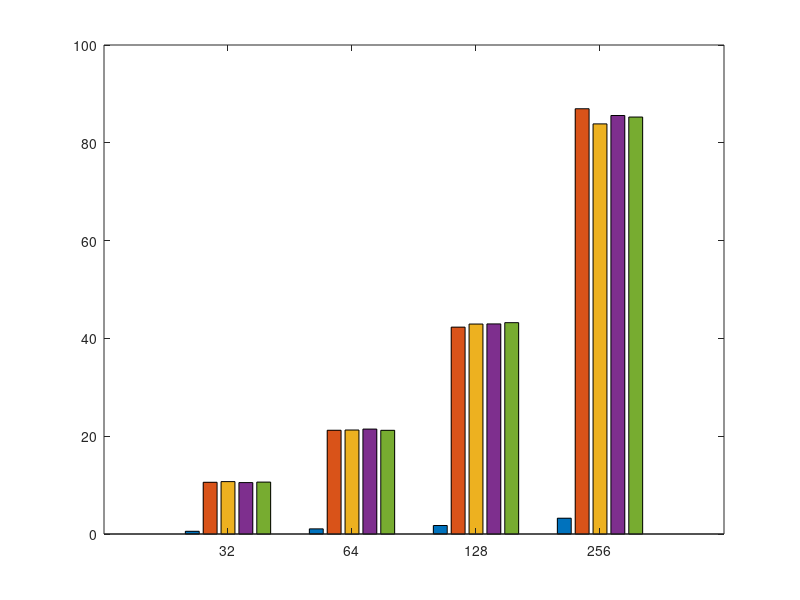

MATLAB code to generate this figure: (Note: this script raises an error after producing the figure.)
clear; close all; clc
textSize = 16;
linewid = 1;

% Actual
% Eavesdropping IS 32 64 128 256
% Inference IS 32 64 128 256
% Imitation IS 32 64 128 256
% Stalking IS 32 64 128 256

epiImpBMRis = [0.55668605 1.05196221 1.73660714 3.22890625;
    10.578488372093023 21.215843023255815 42.304315476190474 86.965625;
    10.714752906976743 21.264898255813954 42.93675595238095 83.867578125;
    10.515988372093023 21.45675872093023 42.96391369047619 85.58203125;
    10.615915697674419 21.205668604651162 43.21949404761905 85.268359375];
kle = [5, 6, 7, 8];

epiImpBMRis = epiImpBMRis';

figure(31)
bar(kle, epiImpBMRis, 'grouped')
hold on
xticklabels({'32','64','128','256'})
ax = gca;
ax.YAxis.FontSize = 13;
ax.XAxis.FontSize = 13;
ax.YAxis.FontWeight = 'bold';
ax.XAxis.FontWeight = 'bold';
ylim([0 165])
legend('Actual Generated Key', 'Eavesdropping Attack','Inference Attack', 'Imitation Attack', 'Stalking Attack', 'FontSize',textSize, 'FontWeight','bold', 'Location','northeast')
xlabel('Number of Episodes', 'FontSize', 15, 'FontWeight','bold')
ylabel('Manhattan Distance', 'FontSize',15, 'FontWeight','bold')
grid on

% fsize = 8;
% for i=1:length(epiImpBMRis)
%     text(kle(i)-0.3,epiImpBMRis(i,1),strcat(num2str(epiImpBMRis(i,1), '%.3g')), 'FontWeight','bold', 'HorizontalAlignment', 'center', 'VerticalAlignment', 'bottom', 'FontSize', fsize)
%     text(kle(i)-0.1,epiImpBMRis(i,2),strcat(num2str(epiImpBMRis(i,2), '%.3g')), 'FontWeight','bold', 'HorizontalAlignment', 'center', 'VerticalAlignment', 'bottom', 'FontSize', fsize)
%     text(kle(i)+0.1,epiImpBMRis(i,3),strcat(num2str(epiImpBMRis(i,3), '%.3g')), 'FontWeight','bold', 'HorizontalAlignment', 'center', 'VerticalAlignment', 'bottom', 'FontSize', fsize)
%     text(kle(i)+0.3,epiImpBMRis(i,4),strcat(num2str(epiImpBMRis(i,4), '%.3g')), 'FontWeight','bold', 'HorizontalAlignment', 'center', 'VerticalAlignment', 'bottom', 'FontSize', fsize)
% end

print('dists','-depsc')
